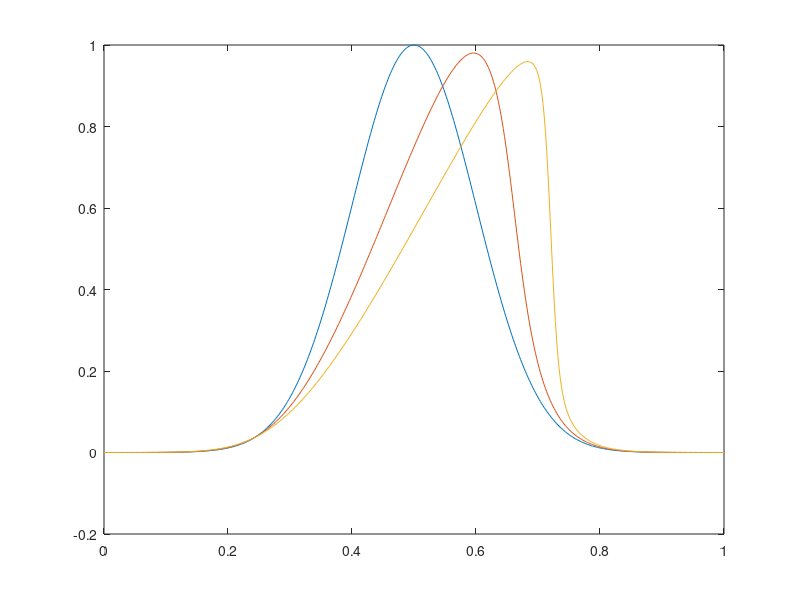

The MATLAB source for this figure:
%%%%%%%%%%%%%
%%%
%%%   solution to Burger's equation
%%%
%%%   ?F/?t + ?(F^2/2-K?F/?x)?x = 0
%%%
%%%%%%%%%%%%%
clear all;


%%%   set grid and initial profile
%
K = 0.002;
nx = 1000;
Xmin = -1.0;
Xmax = 1.0;
dx = (Xmax-Xmin)/nx;
x = Xmin-dx:dx:Xmax+dx;
a = 1;
b = 0.0;
c = 0.1;
xshift = (x-b)/c;
F0 = a*exp(-xshift.^2/2);


%%%   set time domain
%
time = 0:0.01:0.2;


%%%   initialize solution matrix and BC's
%
F = zeros(length(x),length(time));
F(:,1) = F0;
F(1,:) = F0(1);
F(end,:) = F0(end);


%%%   create integral vector of initial profile
%
arg2 = zeros(size(x));
[~,i0] = min(abs(x-0));
arg2(i0:end) = cumtrapz(x(i0:end),F0(i0:end));
for i=1:i0-1
    arg2(i) = -arg2(end+1-i);
end


%%%   loop over time
%
exparg = zeros(size(x));
lnFunc = zeros(size(F));
for n=2:length(time)
    for i=1:length(x)
        exparg = -(x(i)-x).^2/(4*K*time(n))-1/(2*K)*arg2;
        arg3=trapz(x,exp(exparg));
        lnFunc(i,n) = log(arg3/sqrt(4*pi*K*time(n)));
    end  
end


for n=2:length(time)
    for i=2:length(x)-1
        F(i,n) = -2*K*(lnFunc(i+1,n)-lnFunc(i-1,n))/2/dx;
    end  
end


%%%   plot solution
%
figure(2);
plot(x+0.5,F(:,1));
hold on; plot(x+0.5,F(:,round(end/2)));
hold on; plot(x+0.5,F(:,end));
xlim([0 1]);



